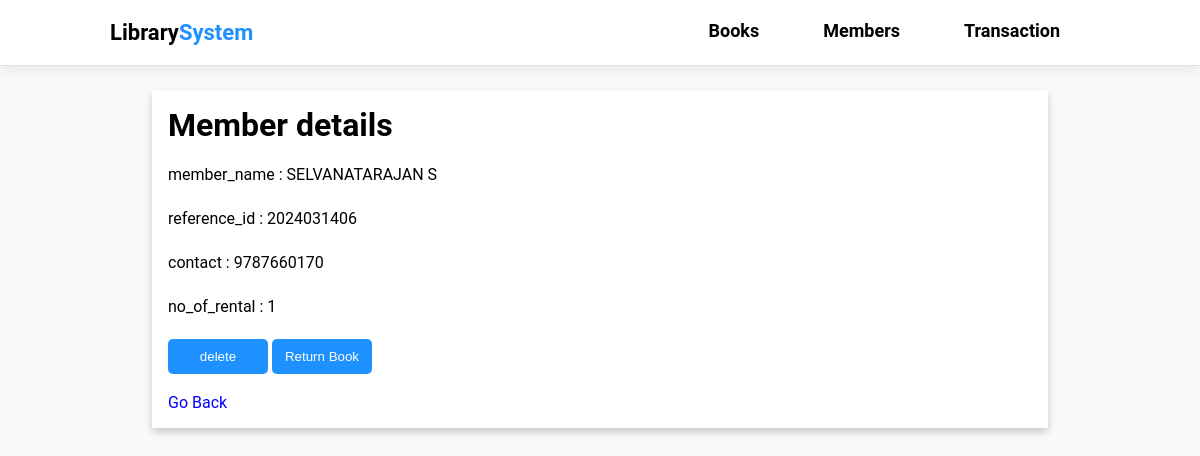
/single_member_view/2024031406/, run on the app's committed database.
### myapp/models.py (models this page shows, shortened)
class members(models.Model):
    reference_id = models.CharField(max_length=200)
    member_name = models.CharField(max_length=200)
    contact = models.CharField(max_length=200)
    place = models.CharField(max_length=200)
    no_of_rental = models.CharField(max_length=20)

### myapp/views.py (the view)
# urls.py: path('single_member_view/<int:pk>/',views.single_member_view,name='single_member_view'),
def single_member_view(request,pk):
    if request.method == "GET":
        single_record = members.objects.get(reference_id=pk)
        context = {'data':single_record}
    return render(request, 'single_member_view.html',context=context)

### templates/single_member_view.html (shortened to what this page needs)
{% extends "index.html" %}
{% load static %}
{% block main_content %}
<div class="container">
    <div class="card">
        <h1>Member details</h1>
        <br>
        <p>
            member_name : {{data.member_name}}
        </p>
        <p>
            reference_id : {{data.reference_id}}
        </p>
        <p>
            contact : {{data.contact}}
        </p>
        <p>
            no_of_rental : {{data.no_of_rental}}
        </p>
        <button class="search-btn" onclick="del()">
            <a href="{% url 'delete_member' data.reference_id %}">delete</a>
        </button>
        <button class="search-btn">Return Book</button>
        <br><br>
        <a href="/members" style="color: blue;">Go Back</a>
    </div>
</div>
{% endblock %}

### static/index.css (style rules this page uses)
* { margin: 0; padding: 0; box-sizing: border-box; }
body { width: 100%; justify-content: center; font-family: 'Roboto', sans-serif; background-color: #f8fafc; }
.container { margin: 10px 60px; align-items: center; position: relative; }
.search-btn { width: 100px; height: 35px; background-color: dodgerblue; color: white; border: none; border-radius: 5px; cursor: pointer; font-weight: 500; }
a { text-decoration: none; color: white; }
.card { box-shadow: 0 4px 8px 0 rgba(0, 0, 0, 0.2); padding: 16px; background-color: #fff; }
.container { padding: 2px 16px; text-align: justify; }
p { text-align: left; line-height: 1.5; margin-bottom: 20px; }

### data on the page
members: member_name "SELVANATARAJAN S", reference_id "2024031406", contact "9787660170", no_of_rental "1"
